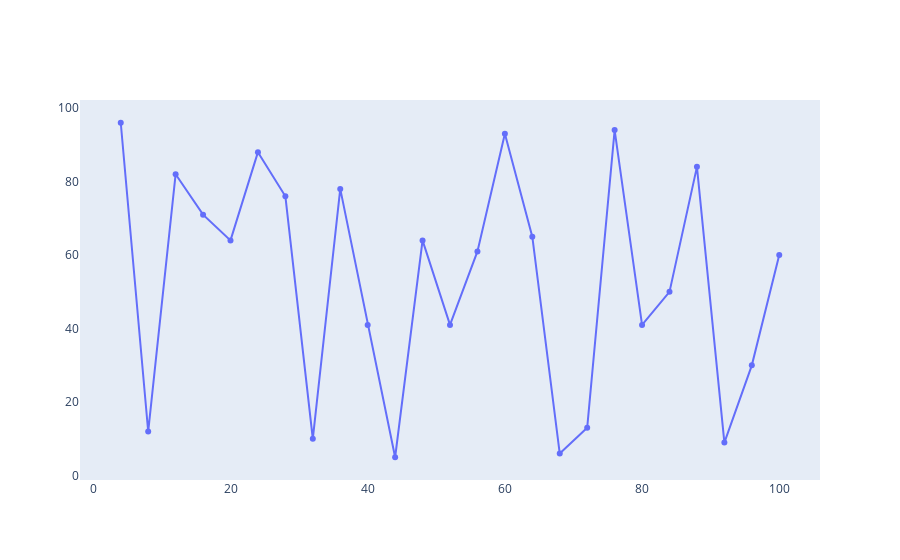

This figure's notebook cell:
### Markdown cell above
<div id="line">
    <h2>Interacting with Line Charts</h2>
</div>

### Code cell
np.random.seed(101)
x = np.arange(4,101,4)
y = np.random.randint(1,101,25)

fig = go.Figure()
fig.add_trace(go.Scatter(x=x, y=y, mode='lines+markers'))

fig.update_layout(hovermode="x")
fig.update_xaxes(showgrid=False, zeroline=False)
fig.update_yaxes(showgrid=False, zeroline=False)

fig.show()

### Figure 1 — Plotly figure (JSON) as saved in the notebook; plotly's stock layout.template omitted (floating-point values rounded to 4 significant figures)
{"data": [{"mode": "lines+markers", "type": "scatter", "x": [4, 8, 12, 16, 20, 24, 28, 32, 36, 40, 44, 48, 52, 56, 60, 64, 68, 72, 76, 80, 84, 88, 92, 96, 100], "y": [96, 12, 82, 71, 64, 88, 76, 10, 78, 41, 5, 64, 41, 61, 93, 65, 6, 13, 94, 41, 50, 84, 9, 30, 60]}], "layout": {"hovermode": "x", "xaxis": {"showgrid": false, "zeroline": false}, "yaxis": {"showgrid": false, "zeroline": false}}}
